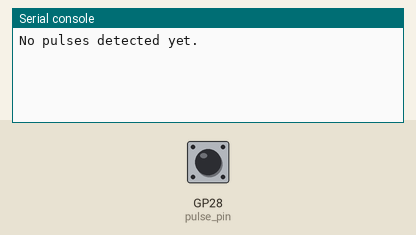
A program run on a simulated Raspberry Pi Pico running MicroPython. Parts: the last lines printed to the serial console. The inputs (shaded band) are chosen by the test bench; at power-on: GP28 (pulse_pin) LOW.

Above: at 1.2 s.
1.3 s: GP28 (pulse_pin) pulsed HIGH 2 times (0.12 s each, 0.3 s apart)
At 4.7 s:
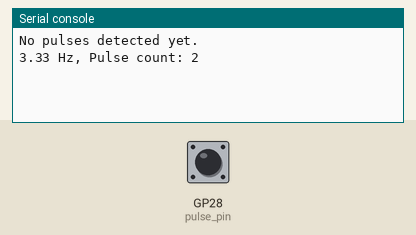
4.9 s: GP28 (pulse_pin) pulled HIGH for 0.15 s
6.5 s: GP28 (pulse_pin) pulled HIGH for 1 s
At 7.8 s:
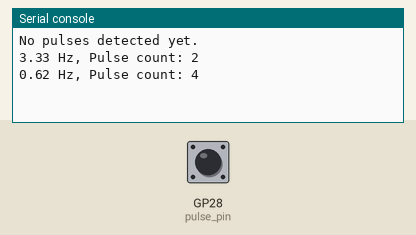
9.0 s: GP28 (pulse_pin) pulled HIGH for 0.15 s
At 11.2 s:
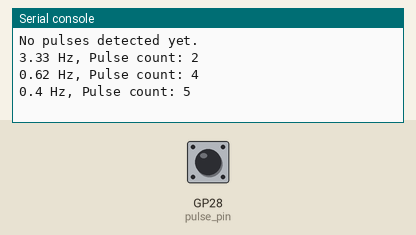

The program:

pico_to_local_csv.py
```python
"""
Read ticks in nanoseconds from pin 28 and write ~1200 ticks to a local
csv on the pico.

For setting up a pico attached to a Saeir flow meter, see
https://docs.google.com/document/d/1fVRBN6Pm6bmA-EqMnx1Lw3zIszstL6nPF1oPlRDzGIQ/edit
"""
import machine
import utime

# If this is more than about 1200 the pico can have trouble with memory.
PULSES_BEFORE_WINDING_DOWN = 1200

PULSE_PIN = 28
timestamps = []

def pulse_callback(pin):
    global timestamps
    timestamp = utime.time_ns()
    timestamps.append(timestamp)

# Set up the pin for input and attach interrupt for rising edge
pulse_pin = machine.Pin(PULSE_PIN, machine.Pin.IN, machine.Pin.PULL_DOWN)
pulse_pin.irq(trigger=machine.Pin.IRQ_RISING, handler=pulse_callback)

utime.sleep(1)

try:
    while len(timestamps) < PULSES_BEFORE_WINDING_DOWN:
        if len(timestamps) > 1:
            hz = 1e9/(timestamps[-1] - timestamps[-2])
            formatted_hz =  round(hz,2)
            print(f"{formatted_hz} Hz, Pulse count: {len(timestamps)}")
        else:
            print("No pulses detected yet.")
        utime.sleep(3)

except KeyboardInterrupt:
    print("Program interrupted by user")


# Save timestamps to a CSV file
with open("timestamps.csv", "w") as csvfile:
    csvfile.write("timestamp_ns\n")
    for timestamp in timestamps:
        csvfile.write(f"{timestamp}\n")
print("Timestamps saved to timestamps.csv")

# Clean up the interrupt
pulse_pin.irq(handler=None)
```

Measured:
- after the input at 1.3 s, the serial console: prints a new line after 2.7 s (image 1)
- after the input at 6.5 s, the serial console: prints a new line after 0.50 s (image 2)
- after the input at 9.0 s, the serial console: prints a new line after 1.0 s (image 3)
